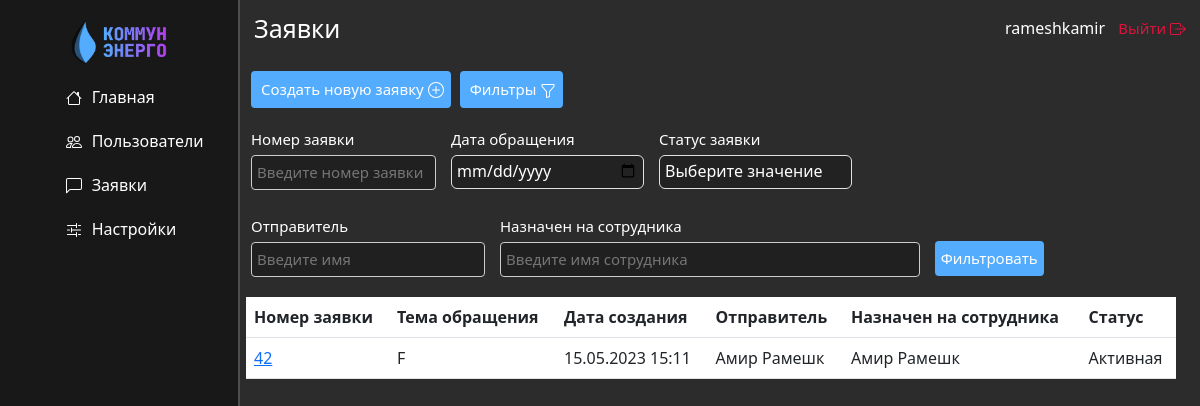
The app's page /messages/ (signed in), older data.
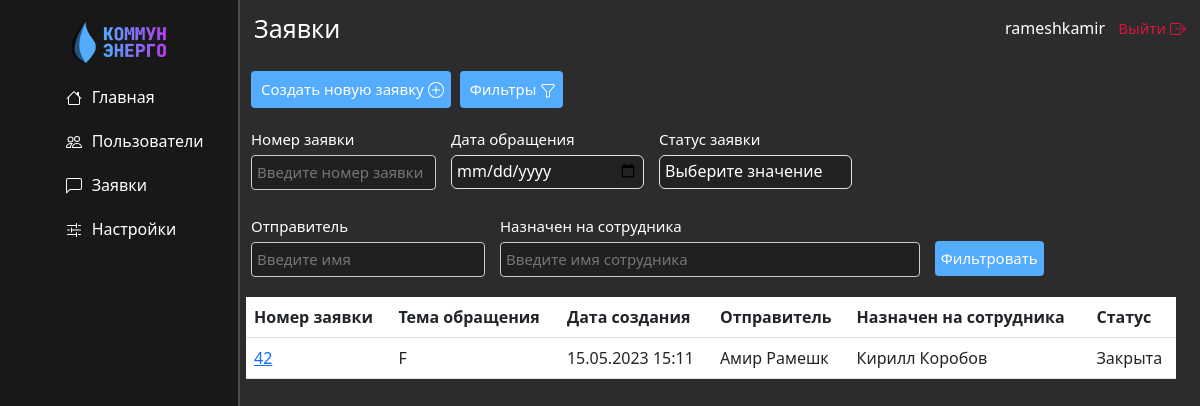
The same page, newer data.
### messages_home/models.py (models this page shows, shortened)
class Conversation(models.Model):
  STATUS_CHOICES = [
    ('active', 'Активная'),
    ('closed', 'Закрыта'),
    ('snoozed', 'Отложена'),
  ]
  user1 = models.ForeignKey(User, on_delete=models.CASCADE, related_name='conversations_started')
  user2 = models.ForeignKey(User, on_delete=models.CASCADE, related_name='conversations_involved', null=True)
  title = models.CharField(max_length=50)
  created_at = models.DateTimeField(auto_now_add=True)
  status = models.CharField(max_length=20, choices=STATUS_CHOICES, default='Активная')
  class Meta:
    verbose_name_plural = 'Диалоги'
    verbose_name = 'Диалог'
    ordering = ['-created_at']

### messages_home/views.py (the view, shortened to what this page needs)
# urls.py: path('', views.conversations_list, name='conversations_list'),
@login_required
def conversations_list(request):
    if request.method == 'POST':
        form = ConversationForm(request.POST)
        if form.is_valid():
            new_conversation = form.save(commit=False)
            new_conversation.user1 = request.user
            new_conversation.status = 'Активная'
            new_conversation.save()
            return JsonResponse({'url': reverse('conversation_detail', args=[new_conversation.id])})
        else:
            return JsonResponse({'error': form.errors})
    else:
        form = ConversationForm()
    user = request.user
    if user.is_authenticated and user.groups.filter(name='Обычные пользователи').exists():
        normal_users = User.objects.filter(
            groups__name='Обычные пользователи')
        conversations = Conversation.objects.filter(
            Q(user1__in=normal_users) | Q(user2__in=normal_users))
    else:
        conversations = Conversation.objects.all()
    number = request.GET.get('number')
    date = request.GET.get('date')
    status = request.GET.get('status')
    sender = request.GET.get('sender')
    recipient = request.GET.get('recipient')
    if number:
        number = int(number)
        conversations = conversations.filter(id__icontains=number)
    if date:
        date = datetime.strptime(date, '%Y-%m-%d').date()
        start_date = datetime.combine(date, time.min)
        end_date = datetime.combine(date, time.max)
        conversations = conversations.filter(
            created_at__gte=start_date, created_at__lt=end_date)
    if status:
        conversations = conversations.filter(status=status)
    return render(request, 'messages_home/conversations_list.html', {
        'conversations': conversations
    })

### messages_home/templates/messages_home/conversations_list.html (shortened to what this page needs)
{% extends 'main/layout.html' %}
{% block main_content %}
<div class="row">
  <div class="col-md-12">
    <button class="blue-button" id="new-conv-btn">
      Создать новую заявку
    </button>
    <button id="filter-btn" class="blue-button">
      Фильтры
    </button>
    <div class="filter-form-conversations" id="q1s1">
      <form method="get" class="filter-form" action="">
        <div class="filters-boxes">
          <div class="filters-up-row">
            <div class="number-box filter-box">
              <label for="number">Номер заявки</label>
              <input type="text" class="" id="number" name="number" placeholder="Введите номер заявки">
            </div>
            <div class="date-box filter-box">
              <label for="date">Дата обращения</label>
              <input type="date" class="form-control forms-stat-date" id="date" name="date">
            </div>
            {% if user.groups.all.0.name != 'Обычные пользователи'%}
            <div class="status-box filter-box">
              <label for="status">Статус заявки</label>
              <select class="form-control forms-stat-date" id="status" name="status">
                <option class="status-option" selected hidden value="">Выберите значение</option>
              </select>
            </div>
            {% endif %}
          </div>
          <div class="filters-bot-row">
            {% if user.groups.all.0.name != 'Обычные пользователи'%}
            <div class="sender-box filter-box">
              <label for="sender" class="">Отправитель</label>
              <div class="">
                <input type="text" name="sender" class="" id="sender"
                       placeholder="Введите имя">
              </div>
            </div>
            <div class="recipient-box filter-box">
              <label for="recipient" class="">Назначен на сотрудника</label>
              <input type="text" name="recipient" class="" id="recipient"
                     placeholder="Введите имя сотрудника">
            </div>
            {% endif %}
            <div class="btn-box filter-box">
              <button type="submit" id='w131' class="submit-btn-filter">Фильтровать</button>
            </div>
          </div>
        </div>
      </form>
    </div>
    <table class="table">
      <thead>
      <tr>
        <th>Номер заявки</th>
        <th>Тема обращения</th>
        <th>Дата создания</th>
        {% if user.groups.all.0.name != 'Обычные пользователи'%}
        <th>Отправитель</th>
        <th>Назначен на сотрудника</th>
        <th>Статус</th>
        {% endif %}
      </tr>
      </thead>
      <tbody>
      {% for conversation in conversations %}
      <tr>
        <td><a href="{% url 'conversation_detail' conversation.id %}">{{ conversation.id }}</a></td>
        <td>{{ conversation.title }}</td>
        <td>{{ conversation.created_at|date:"SHORT_DATETIME_FORMAT" }}</td>
        {% if user.groups.all.0.name != 'Обычные пользователи'%}
        <td>{{ conversation.user1.first_name}} {{ conversation.user1.last_name }}</td>
        <td>{{ conversation.user2.first_name}} {{ conversation.user2.last_name }}</td>
        <td>{{ conversation.status}}</td>
        {% endif %}
      </tr>
      {% endfor %}
      </tbody>
    </table>
  </div>
</div>
{% endblock %}
{% block pagename %}
<h1>Заявки</h1>
{% endblock%}

Row changes from the older to the newer data that the page shows:
changed Conversation "Амир": user2.first_name "Амир" → "Кирилл"; user2.last_name "Рамешк" → "Коробов"; status "Активная" → "Закрыта"
